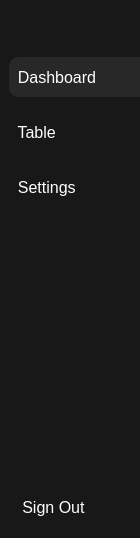
        <widget class="QWidget" name="icon_name_widget" native="true">
         <property name="minimumSize">
          <size>
           <width>140</width>
           <height>0</height>
          </size>
         </property>
         <property name="maximumSize">
          <size>
           <width>140</width>
           <height>16777215</height>
          </size>
         </property>
         <property name="styleSheet">
          <string notr="true">QWidget{
	color:#ffffff;
	background-color: #181818;
	border-radius:10px;
}
QPushButton{
	color:white;
	height:40px;
	border:none;
	text-align:left;
	border-top-left-radius:10px;
	border-bottom-left-radius:10px;
	border-top-right-radius:0px;
	border-bottom-right-radius:0px;
}
QPushButton:hover{
	background-color:#3d3d3d;
}
QLabel{

}</string>
         </property>
         <layout class="QVBoxLayout" name="verticalLayout_4">
          <property name="leftMargin">
           <number>9</number>
          </property>
          <property name="rightMargin">
           <number>0</number>
          </property>
          <item>
           <widget class="QPushButton" name="menu_name">
            <property name="styleSheet">
             <string notr="true"/>
            </property>
            <property name="text">
             <string/>
            </property>
            <property name="icon">
             <iconset resource="main_res.qrc">
              <normaloff>:/newPrefix/main_res/menu_white.png</normaloff>:/newPrefix/main_res/menu_white.png</iconset>
            </property>
            <property name="iconSize">
             <size>
              <width>25</width>
              <height>25</height>
             </size>
            </property>
            <property name="checkable">
             <bool>true</bool>
            </property>
            <property name="checked">
             <bool>false</bool>
            </property>
            <property name="autoExclusive">
             <bool>true</bool>
            </property>
           </widget>
          </item>
          <item>
           <widget class="QWidget" name="icon_name" native="true">
            <property name="styleSheet">
             <string notr="true">QPushButton:hover{
	background-color:#3d3d3d;
}
QPushButton:checked{
	background-color:#282828;
}</string>
            </property>
            <layout class="QVBoxLayout" name="verticalLayout_2">
             <property name="spacing">
              <number>15</number>
             </property>
             <property name="leftMargin">
              <number>0</number>
             </property>
             <property name="topMargin">
              <number>0</number>
             </property>
             <property name="rightMargin">
              <number>0</number>
             </property>
             <property name="bottomMargin">
              <number>0</number>
             </property>
             <item>
              <widget class="QPushButton" name="dashboard_name">
               <property name="font">
                <font>
                 <family>Arial</family>
                 <pointsize>12</pointsize>
                </font>
               </property>
               <property name="styleSheet">
                <string notr="true"/>
               </property>
               <property name="text">
                <string>  Dashboard  </string>
               </property>
               <property name="icon">
                <iconset resource="main_res.qrc">
                 <normaloff>:/newPrefix/main_res/dashboard.png</normaloff>:/newPrefix/main_res/dashboard.png</iconset>
               </property>
               <property name="iconSize">
                <size>
                 <width>25</width>
                 <height>25</height>
                </size>
               </property>
               <property name="checkable">
                <bool>true</bool>
               </property>
               <property name="checked">
                <bool>true</bool>
               </property>
               <property name="autoExclusive">
                <bool>true</bool>
               </property>
              </widget>
             </item>
             <item>
              <widget class="QPushButton" name="table_name">
               <property name="font">
                <font>
                 <family>Arial</family>
                 <pointsize>12</pointsize>
                </font>
               </property>
               <property name="text">
                <string>  Table</string>
               </property>
               <property name="icon">
                <iconset resource="main_res.qrc">
                 <normaloff>:/newPrefix/main_res/list_white.png</normaloff>:/newPrefix/main_res/list_white.png</iconset>
               </property>
               <property name="iconSize">
                <size>
                 <width>25</width>
                 <height>25</height>
                </size>
               </property>
               <property name="checkable">
                <bool>true</bool>
               </property>
               <property name="autoExclusive">
                <bool>true</bool>
               </property>
              </widget>
             </item>
             <item>
              <widget class="QPushButton" name="settings_name">
               <property name="minimumSize">
                <size>
                 <width>0</width>
                 <height>0</height>
                </size>
               </property>
               <property name="maximumSize">
                <size>
                 <width>16777215</width>
                 <height>16777215</height>
                </size>
               </property>
               <property name="font">
                <font>
                 <family>Arial</family>
                 <pointsize>12</pointsize>
                </font>
               </property>
               <property name="styleSheet">
                <string notr="true"/>
               </property>
               <property name="text">
                <string>  Settings  </string>
               </property>
               <property name="icon">
                <iconset resource="main_res.qrc">
                 <normaloff>:/newPrefix/main_res/settings.png</normaloff>:/newPrefix/main_res/settings.png</iconset>
               </property>
               <property name="iconSize">
                <size>
                 <width>25</width>
                 <height>25</height>
                </size>
               </property>
               <property name="checkable">
                <bool>true</bool>
               </property>
               <property name="autoExclusive">
                <bool>true</bool>
               </property>
              </widget>
             </item>
             <item>
              <spacer name="verticalSpacer">
               <property name="orientation">
                <enum>Qt::Vertical</enum>
               </property>
               <property name="sizeHint" stdset="0">
                <size>
                 <width>20</width>
                 <height>228</height>
                </size>
               </property>
              </spacer>
             </item>
            </layout>
           </widget>
          </item>
          <item>
           <layout class="QHBoxLayout" name="horizontalLayout">
            <property name="spacing">
             <number>15</number>
            </property>
            <item>
             <widget class="QLabel" name="label_2">
              <property name="minimumSize">
               <size>
                <width>40</width>
                <height>40</height>
               </size>
              </property>
              <property name="maximumSize">
               <size>
                <width>40</width>
                <height>40</height>
               </size>
              </property>
              <property name="styleSheet">
               <string notr="true"/>
              </property>
              <property name="text">
               <string/>
              </property>
              <property name="pixmap">
               <pixmap resource="main_res.qrc">:/newPrefix/main_res/profile.png</pixmap>
              </property>
              <property name="scaledContents">
               <bool>true</bool>
              </property>
             </widget>
            </item>
            <item>
             <widget class="QLabel" name="username_label">
              <property name="font">
               <font>
                <family>Arial</family>
                <pointsize>16</pointsize>
                <weight>75</weight>
                <bold>true</bold>
               </font>
              </property>
              <property name="styleSheet">
               <string notr="true"/>
              </property>
              <property name="text">
               <string/>
              </property>
             </widget>
            </item>
           </layout>
          </item>
          <item>
           <widget class="QPushButton" name="signout_name">
            <property name="font">
             <font>
              <family>Arial</family>
              <pointsize>12</pointsize>
             </font>
            </property>
            <property name="styleSheet">
             <string notr="true"/>
            </property>
            <property name="text">
             <string>   Sign Out</string>
            </property>
            <property name="icon">
             <iconset resource="main_res.qrc">
              <normaloff>:/newPrefix/main_res/log_out.png</normaloff>:/newPrefix/main_res/log_out.png</iconset>
            </property>
            <property name="iconSize">
             <size>
              <width>25</width>
              <height>25</height>
             </size>
            </property>
            <property name="checkable">
             <bool>true</bool>
            </property>
            <property name="autoExclusive">
             <bool>false</bool>
            </property>
           </widget>
          </item>
         </layout>
        </widget>
